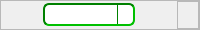
       <widget class="QFrame" name="topFrame">
        <property name="minimumSize">
         <size>
          <width>0</width>
          <height>20</height>
         </size>
        </property>
        <property name="maximumSize">
         <size>
          <width>16777215</width>
          <height>30</height>
         </size>
        </property>
        <property name="frameShape">
         <enum>QFrame::StyledPanel</enum>
        </property>
        <property name="frameShadow">
         <enum>QFrame::Raised</enum>
        </property>
        <layout class="QHBoxLayout" name="horizontalLayout_10">
         <property name="spacing">
          <number>0</number>
         </property>
         <property name="leftMargin">
          <number>0</number>
         </property>
         <property name="topMargin">
          <number>0</number>
         </property>
         <property name="rightMargin">
          <number>0</number>
         </property>
         <property name="bottomMargin">
          <number>0</number>
         </property>
         <item>
          <layout class="QHBoxLayout" name="horizontalLayout">
           <item>
            <spacer name="horizontalSpacer_3">
             <property name="orientation">
              <enum>Qt::Horizontal</enum>
             </property>
             <property name="sizeHint" stdset="0">
              <size>
               <width>40</width>
               <height>20</height>
              </size>
             </property>
            </spacer>
           </item>
           <item>
            <widget class="QComboBox" name="tracks_CBox">
             <property name="sizePolicy">
              <sizepolicy hsizetype="Preferred" vsizetype="Fixed">
               <horstretch>0</horstretch>
               <verstretch>0</verstretch>
              </sizepolicy>
             </property>
             <property name="font">
              <font>
               <pointsize>10</pointsize>
              </font>
             </property>
             <property name="mouseTracking">
              <bool>false</bool>
             </property>
             <property name="tabletTracking">
              <bool>false</bool>
             </property>
             <property name="focusPolicy">
              <enum>Qt::StrongFocus</enum>
             </property>
             <property name="contextMenuPolicy">
              <enum>Qt::NoContextMenu</enum>
             </property>
             <property name="styleSheet">
              <string notr="true">QComboBox 
{
    border: 2px inset #909090;
	border-color: rgb(0, 128, 0);
    border-radius: 6px;
    padding: 1px 18px 1px 3px;
    min-width: 6em;
}

QComboBox:hover
{
	border-style: outset;
}

QComboBox:!editable, QComboBox::drop-down:editable
 {
     background: qlineargradient(x1: 0, y1: 0, x2: 0, y2: 1,
                                 stop: 0 #e1ffde, stop: 0.4 #c5ffbb,
                                 stop: 0.5 #a7ffa1, stop: 1.0 #80c37b);
}

QComboBox:!editable:on, QComboBox::drop-down:editable:on 
{
    background: qlineargradient(x1: 0, y1: 0, x2: 0, y2: 1,
                                stop: 0 #80c37b, stop: 0.4 #a7ffa1,
                                stop: 0.5 #c5ffbb, stop: 1.0 #e1ffde);
}

QComboBox:on 
{ 
    padding-top: 3px;
    padding-left: 4px;
}

QComboBox::drop-down 
{
    subcontrol-origin: padding;
    subcontrol-position: top right;
    width: 15px;

    border-left-width: 1px;
    border-left-color: #008000;
    border-left-style: solid;
    border-top-right-radius: 3px;
    border-bottom-right-radius: 3px;
}

QComboBox::down-arrow 
{
	image: url(:/SoundAround/images/arrow-216-12.png);
}

QComboBox::down-arrow:on { 
    top: 1px;
    left: 1px;
}</string>
             </property>
             <property name="editable">
              <bool>false</bool>
             </property>
             <property name="sizeAdjustPolicy">
              <enum>QComboBox::AdjustToContents</enum>
             </property>
             <property name="iconSize">
              <size>
               <width>8</width>
               <height>8</height>
              </size>
             </property>
            </widget>
           </item>
           <item>
            <spacer name="horizontalSpacer_7">
             <property name="orientation">
              <enum>Qt::Horizontal</enum>
             </property>
             <property name="sizeHint" stdset="0">
              <size>
               <width>40</width>
               <height>20</height>
              </size>
             </property>
            </spacer>
           </item>
          </layout>
         </item>
         <item>
          <widget class="QFrame" name="closeBtn_frame">
           <property name="frameShape">
            <enum>QFrame::StyledPanel</enum>
           </property>
           <property name="frameShadow">
            <enum>QFrame::Raised</enum>
           </property>
           <layout class="QVBoxLayout" name="verticalLayout_2">
            <property name="spacing">
             <number>6</number>
            </property>
            <property name="leftMargin">
             <number>0</number>
            </property>
            <property name="topMargin">
             <number>0</number>
            </property>
            <property name="rightMargin">
             <number>0</number>
            </property>
            <property name="bottomMargin">
             <number>0</number>
            </property>
            <item>
             <widget class="QToolButton" name="close_btn">
              <property name="sizePolicy">
               <sizepolicy hsizetype="Fixed" vsizetype="Expanding">
                <horstretch>0</horstretch>
                <verstretch>0</verstretch>
               </sizepolicy>
              </property>
              <property name="minimumSize">
               <size>
                <width>0</width>
                <height>0</height>
               </size>
              </property>
              <property name="maximumSize">
               <size>
                <width>20</width>
                <height>20</height>
               </size>
              </property>
              <property name="toolTip">
               <string>&lt;html&gt;&lt;head/&gt;&lt;body&gt;&lt;p&gt;&lt;span style=&quot; font-size:10pt;&quot;&gt;Удалить трек из списка воспроизведения&lt;/span&gt;&lt;/p&gt;&lt;/body&gt;&lt;/html&gt;</string>
              </property>
              <property name="styleSheet">
               <string notr="true">QToolButton 
{
     border: 0px outset #8f8f91;
	 border-color: rgb(0, 128, 0);
     border-radius: 4px;
     background-color: rgba(255, 255, 255, 0);
 }

QToolButton:hover 
{
	 border: 1px solid #8f8f91;
	border-color: rgb(143, 0, 0);
}

 QToolButton:pressed 
{
     background-color: qlineargradient(x1: 0, y1: 0, x2: 0, y2: 1,
                                       stop: 0 rgba(218, 219, 222, 50), stop: 1 rgba(246, 247, 250, 50););
 border: 0px ;
 }

 QToolButton:flat 
{
     border: none; 
 }

QToolButton:focus
{
	
	border-color: rgb(0, 128, 0);
}

 QToolButton:default
 {
     border-color: navy;
	
	background-color: rgba(255, 255, 255, 0);
 }</string>
              </property>
              <property name="text">
               <string/>
              </property>
              <property name="icon">
               <iconset resource="SoundAround.qrc">
                <normaloff>:/SoundAround/images/close-window-24.png</normaloff>:/SoundAround/images/close-window-24.png</iconset>
              </property>
              <property name="iconSize">
               <size>
                <width>18</width>
                <height>18</height>
               </size>
              </property>
              <property name="autoRaise">
               <bool>true</bool>
              </property>
             </widget>
            </item>
            <item>
             <spacer name="verticalSpacer">
              <property name="orientation">
               <enum>Qt::Vertical</enum>
              </property>
              <property name="sizeType">
               <enum>QSizePolicy::Preferred</enum>
              </property>
              <property name="sizeHint" stdset="0">
               <size>
                <width>20</width>
                <height>20</height>
               </size>
              </property>
             </spacer>
            </item>
           </layout>
          </widget>
         </item>
        </layout>
       </widget>
